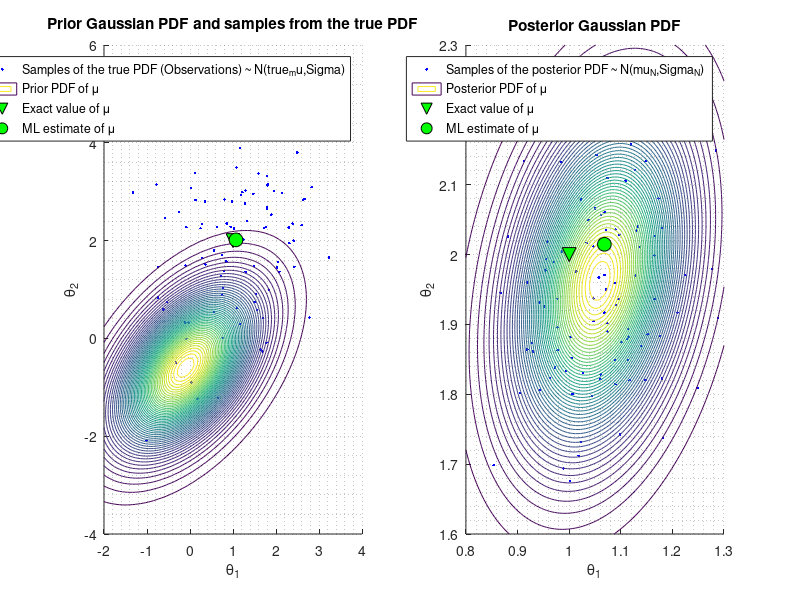

This figure's MATLAB source: (Note: this script raises an error after producing the figure.)
%% Problem statement: (BISHOP, exercise 2.40)
% 
% Consider a D-dimensional gaussian random variable x with PDF
% mvnpdf(x,mu,Sigma), in which the covariance Sigma is known and for which 
% we wish to infer the mean mu from a set of observations:
%
%                    X = {x_1, x_2, ..., x_N}.
%
% Given the prior PDF
%
%                    p(mu) = mvnpdf(x,mu0,Sigma0),
%
% find the corresponding posterior PDF p(mu|X).
%
% Solution:
%
% Likelihood:
%
%               p(X|mu) = prod_{n=1}^N mvnpdf(x_n,mu,Sigma)
%
% Posterior PDF:
% invSigma  = inv(Sigma) 
% invSigma0 = inv(Sigma0)
% maximum likelihood estimator for the mean: mu_ML
% mu_ML      = (1/N)*sum_{n=1}^N x_n
%
%                    p(mu|X) = mvnpdf(x,muN,sigmaN)
%
% where:
% invSigma_N = invSigma0 + N*invSigma;
% Sigma_N    = inv(invSigma_N);
% muN        = Sigma_N*(N*invSigma*mu_ML' + invSigma0*mu0')
%
%
% Here, this problem is addressed analitically and using TMCMC. Results are
% compared in the graphs.
%
% BIBLIOGRAPHY:
%
% - BISHOP, Christopher M. "Pattern recognition and machine learning".
%   Springer. 2006.
% - MURPHY, Kevin P. "Conjugate Bayesian analysis of the Gaussian
%   distribution". Last updataed: October 3, 2007. Retrieved from:
%
%       http://www.cs.ubc.ca/~murphyk/Papers/bayesGauss.pdf
%
% - CHING, Jianye; CHEN, Yi-Chun. "Transitional Markov Chain Monte Carlo
%   method for Bayesian model updating, model class selection and model
%   averaging". Journal of Engineering Mechanics. ASCE. 133(7):816-832,
%   July 1, 2007.
%
% -------------------------------------------------------------------------
% * Developed by:                Date:            Mail:
%   Gilberto A. Ortiz            05-Sep-2013      gialorga@gmail.com
%
%   Universidad Nacional de Colombia at Manizales. Civil Eng. Dept.
% -------------------------------------------------------------------------
%
%% Beginning
close all; clear; clc;

%% Set Matlab random number stream as 'Mersenne Twister' (mt19937ar)
% s = RandStream('mt19937ar','Seed',0);
% RandStream.setGlobalStream(s);

%% Define the true PDF
true_mu = [ 1 2 ];                % unknown mean (to be estimated)
Sigma   = [ 1    0.4
            0.4  2   ];           % Known covariance matriz

%% Observations
N     = 100;                      % number of observations (x_1,...,x_N)
data  = mvnrnd(true_mu, Sigma, N);
mu_ML = mean(data);               % mean (ML estimate) (BISHOP, Eq. 2.143)

%% Define Prior hyperparameters and prior PDF
mu_0    = [-0.1 -0.6];                  % Mean
Sigma_0 = [ 1    0.5
            0.5  1   ];                 % Variance

prior = @(x) mvnpdf(x, mu_0, Sigma_0);  % Prior PDF

% Function that samples from the prior PDF
p_murnd = @(N) mvnrnd(mu_0, Sigma_0, N);

%% The log-likelihood of X given mu (Sigma is known) - Likelihood PDF
log_p_X_mu = @(mu) ex_log_p_X_mu(mu, data, Sigma);

%% Compute mean and variance of Posterior (analitically)
% Variance (MURPHY, Eq. 211 - BISHOP, Eq. 2.142)
invSigma_0 = inv(Sigma_0);
invSigma   = inv(Sigma);
invSigma_N = invSigma_0 + N*invSigma;
Sigma_N    = inv(invSigma_N);

% Mean (MURPHY, Eq. 212 - BISHOP, Eq. 2.141)
mu_N = Sigma_N*(N*invSigma*mu_ML' + invSigma_0*mu_0');

p_mu_X    = @(x) mvnpdf(x, mu_N', Sigma_N);     % Posterior PDF

% function that samples from the posterior PDF
p_mu_Xrnd = @(N) mvnrnd(mu_N', Sigma_N, N);

%% Plot results obtained analitically

% Figure 1. Input data (observations) + Prior PDF contour plot
figure
subplot(1,2,1);
hold on
plot(data(:,1), data(:,2), 'b.');       % Input data (observations)
ax       = axis;
[xx, yy] = meshgrid(linspace(ax(1),ax(2),100), linspace(ax(3), ax(4), 99));
rr       = reshape(prior([xx(:) yy(:)]), 99, 100);
contour(xx, yy, rr, 50);
grid minor
plot(true_mu(1),true_mu(2),'v', 'MarkerEdgeColor','k',...
                                'MarkerFaceColor','g',...
                                'MarkerSize',10);

plot(mu_ML(1),mu_ML(2),'o', 'MarkerEdgeColor','k',...
                            'MarkerFaceColor','g',...
                            'MarkerSize',10);
title('Prior Gaussian PDF and samples from the true PDF');
xlabel('\theta_{1}');
ylabel('\theta_{2}');
legend('Samples of the true PDF (Observations) ~ N(true_mu,Sigma)', ...
       'Prior PDF of \mu', ...
       'Exact value of \mu', ...
       'ML estimate of \mu');

subplot(1,2,2);
hold on
r = p_mu_Xrnd(N);
plot(r(:,1), r(:,2), 'b.');     % Samples from the posterior PDF
ax       = axis;
[xx, yy] = meshgrid(linspace(ax(1),ax(2),100), linspace(ax(3), ax(4), 99));
rr       = reshape(p_mu_X([xx(:) yy(:)]), 99, 100);
contour(xx, yy, rr, 50);
grid minor
axis tight
plot(true_mu(1),true_mu(2),'v', 'MarkerEdgeColor','k',...
                                'MarkerFaceColor','g',...
                                'MarkerSize',10);

plot(mu_ML(1),mu_ML(2),'o', 'MarkerEdgeColor','k',...
                          'MarkerFaceColor','g',...
                          'MarkerSize',10);
title('Posterior Gaussian PDF');
xlabel('\theta_{1}');
ylabel('\theta_{2}');
legend('Samples of the posterior PDF ~ N(mu_N,Sigma_N)', ...
       'Posterior PDF of \mu', ...
       'Exact value of \mu', ...
       'ML estimate of \mu');

%%  Activate all available cores (parallel computing) within MATLAB
% parpool;

%% Start TMCMC. Measure elapsed time.
Nj = 1000;                        % Number of samples per iteration
burnin = 5;                       % parameter of the Metropolis-Hastings
last_burnin = 20;                 % burn-in in the last iteration
tic
[theta_fT_D, log_fD, p, Theta] = tmcmc(log_p_X_mu, prior, p_murnd, Nj, burnin, last_burnin);
toc

%% Deactivate all cores
% delete(gcp('nocreate'));          % Deactivate all cores

%% Plot TMCMC results

% Figure 1. Tempering parameters
figure;
plot(p);
grid on;
xlabel('Iteration');
ylabel('Tempering parameter');

% Figure 2.
figure
hold on
% Estimated sampled points from the posterior PDF using TMCMC
plot(theta_fT_D(:,1), theta_fT_D(:,2), 'r.');

% True mean
plot(true_mu(1),true_mu(2),'v', 'MarkerEdgeColor','k',...
                                'MarkerFaceColor','g',...
                                'MarkerSize',10);

% maximum likelihood estimator for the mean
plot(mu_ML(1),mu_ML(2),'o', 'MarkerEdgeColor','k',...
                            'MarkerFaceColor','g',...
                            'MarkerSize',10);

% Mean of points obtained with TMCMC
mu_TMCMC = mean(theta_fT_D)';
plot(mu_TMCMC(1),mu_TMCMC(2),'^', 'MarkerEdgeColor','k',...
                                  'MarkerFaceColor','g',...
                                  'MarkerSize',10);

ax = axis;
[xx, yy] = meshgrid(linspace(ax(1),ax(2),100), linspace(ax(3), ax(4), 99));
rr       = reshape(p_mu_X([xx(:) yy(:)]), 99, 100);
contour(xx, yy, rr, 50);
grid minor
axis tight
title('Posterior Gaussian PDF + samples from TMCMC');
xlabel('\theta_{1}');
ylabel('\theta_{2}');
legend('Samples of the posterior PDF (provided by TMCMC)', ...
       'Exact value of \mu', ...
       'ML estimate of \mu', ...
       'Mean of points obtained with TMCMC');

%% END